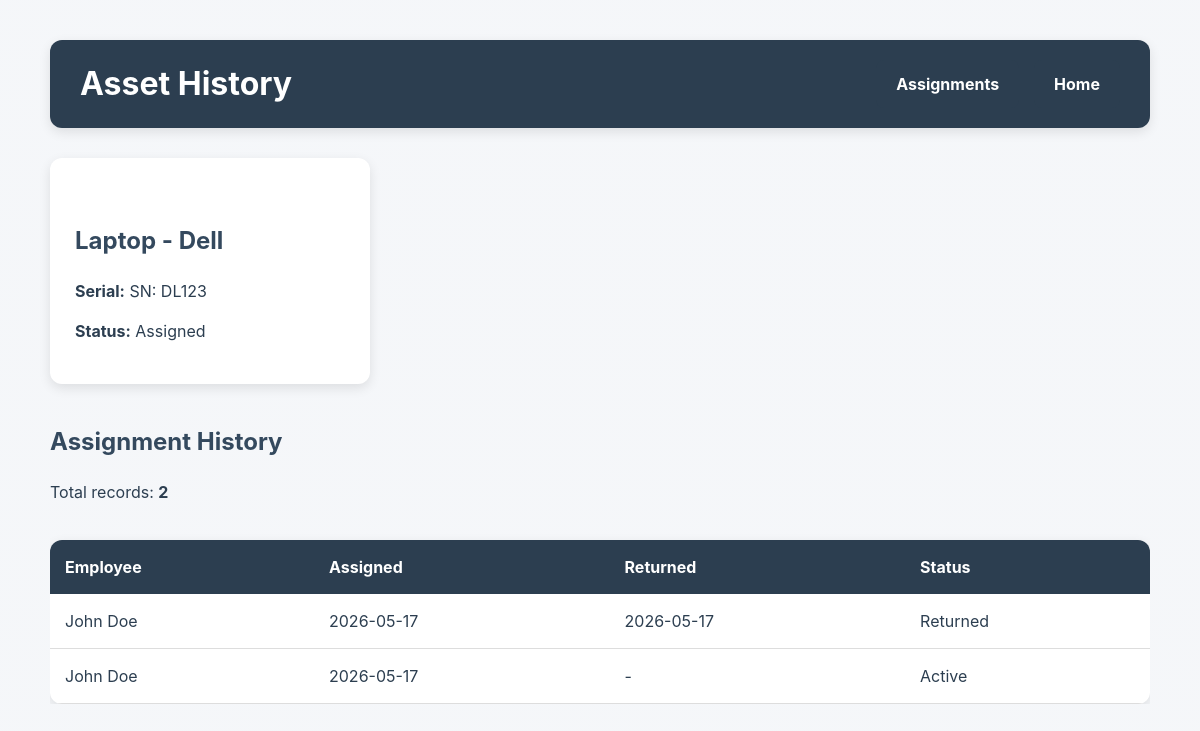
Before: /asset/1 with the older database file.
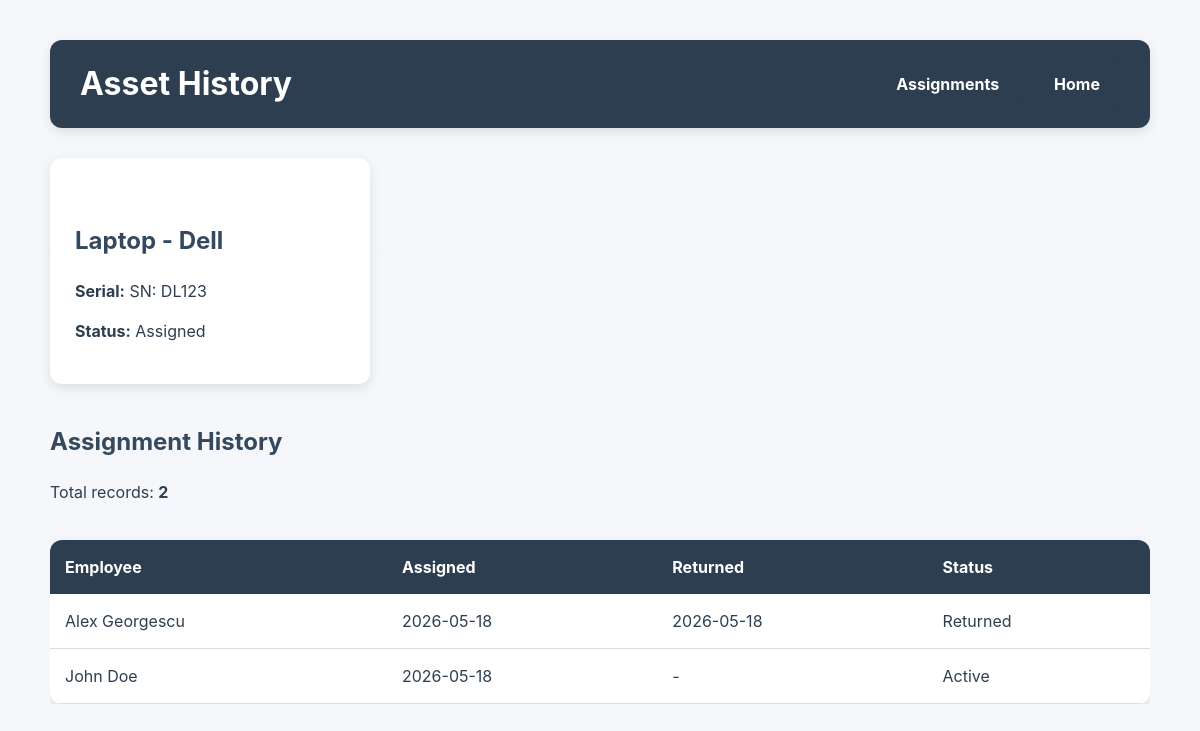
After: the same page with the newer database file.
### tables this page shows
CREATE TABLE assets (
                id INTEGER PRIMARY KEY AUTOINCREMENT,
                category TEXT NOT NULL,
                brand TEXT NOT NULL,
                serial_number TEXT UNIQUE NOT NULL,
                status TEXT NOT NULL DEFAULT 'Available',
                purchase_date TEXT
            );

CREATE TABLE assignments (
                id INTEGER PRIMARY KEY AUTOINCREMENT,
                asset_id INTEGER NOT NULL,
                employee_id INTEGER NOT NULL,
                assigned_date TEXT NOT NULL,
                returned_date TEXT,
                status TEXT NOT NULL DEFAULT 'Active',

                FOREIGN KEY (asset_id)
                    REFERENCES assets(id),

                FOREIGN KEY (employee_id)
                    REFERENCES employees(id)
            );

### routes/assignments.py (the view)
    @app.route("/asset/<int:asset_id>")
    def asset_history(asset_id):
        history = get_asset_history(asset_id)
        asset = get_asset_details(asset_id)
        return render_template(
            "assignments/history.html",
            history=history,
            asset=asset
        )

### models/asset.py (called while the page is built)
    def full_name(self):
        return f"{self.category} - {self.brand}"

    def serial(self):
        return f"SN: {self.serial_number}"

### models/employee.py (called while the page is built)
    def full_name(self):
        return f"{self.first_name} {self.last_name}"

### services/assignments.py (called while the page is built)
def get_asset_details(asset_id):
    with sqlite3.connect(DB_PATH) as conn:
        conn.row_factory = sqlite3.Row
        cursor = conn.cursor()
        cursor.execute("""
            SELECT *
            FROM assets
            WHERE id = ?
        """, (asset_id,))
        row = cursor.fetchone()
    if row:
        return Asset(
            row["id"],
            row["category"],
            row["brand"],
            row["serial_number"],
            row["status"]
        )
    return None

### templates/assignments/history.html (shortened to what this page needs)
<!DOCTYPE html>
<html lang="en">
<head>
    <link rel="stylesheet"
          href="{{ url_for('static', filename='style.css') }}">
</head>
<body>
<div class="container">
    <div class="page-header">
        <h1>Asset History</h1>
        <div class="header-buttons">
            <a href="{{ url_for('list_assignments') }}"
               class="btn">
                Assignments
            </a>
            <a href="{{ url_for('home') }}"
               class="btn">
                Home
            </a>
        </div>
    </div>
    {% if asset %}
        <section class="asset-info">
            <h2>
                {{ asset.full_name() }}
            </h2>
            <p>
                <strong>Serial:</strong>
                {{ asset.serial() }}
            </p>
            <p>
                <strong>Status:</strong>
                {{ asset.status }}
            </p>
        </section>
        <section class="content-section">
            <h2>Assignment History</h2>
            <p>
                Total records:
                <strong>{{ history|length }}</strong>
            </p>
            {% if history %}
                <div class="table-wrapper">
                    <table>
                        <thead>
                            <tr>
                                <th>Employee</th>
                                <th>Assigned</th>
                                <th>Returned</th>
                                <th>Status</th>
                            </tr>
                        </thead>
                        <tbody>
                            {% for row in history %}
                            <tr>
                                <td>
                                    {{ row["employee"].full_name() }}
                                </td>
                                <td>
                                    {{ row["assigned_date"] }}
                                </td>
                                <td>
                                    {{ row["returned_date"] or "-" }}
                                </td>
                                <td>
                                    {{ row["status"] }}
                                </td>
                            </tr>
                            {% endfor %}
                        </tbody>
                    </table>
                </div>
            {% else %}
                <p>
                    No assignment history found.
                </p>
            {% endif %}
        </section>
    {% else %}
        <div class="flash-message flash-error">
            Asset not found.
        </div>
    {% endif %}
</div>
</body>
</html>

### design/style.css (style rules this page uses)
:root { --color-primary: #2c3e50; --color-primary-light: #34495e; --color-background: #f4f6f9; --color-surface: #ffffff; --color-border: #dcdfe3; --color-success-bg: #d4edda; --color-success-text: #155724; --color-error-bg: #f8d7da; --color-error-text: #721c24; --color-warning-bg: #fff3cd; --color-warning-text: #856404; --shadow-sm: 0 2px 8px rgba(0, 0, 0, 0.08); --shadow-md: 0 4px 12px rgba(0, 0, 0, 0.10); --radius-sm: 8px; --radius-md: 12px; --transition-fast: 0.2s ease; }
* { box-sizing: border-box; }
body { font-family: Inter, -apple-system, BlinkMacSystemFont, "Segoe UI", sans-serif; line-height: 1.5; background-image: linear-gradient( rgba(244, 246, 249, 0.92), rgba(244, 246, 249, 0.92) ), url("https://images.unsplash.com/photo-1497366754035-f200968a6e72?q=80&w=1600&auto=format&fit=crop"); background-size: cover; background-position: center; background-attachment: fixed; margin: 0; padding: 40px; color: var(--color-primary); }
.container { max-width: 1100px; margin: auto; }
h1 { color: var(--color-primary); margin-bottom: 10px; }
h2 { color: var(--color-primary-light); margin-top: 40px; }
.btn, button { display: inline-block; background-color: var(--color-primary); color: white; padding: 12px 20px; border: none; border-radius: var(--radius-sm); text-decoration: none; font-weight: bold; cursor: pointer; transition: background-color var(--transition-fast), transform var(--transition-fast), box-shadow var(--transition-fast); }
.table-wrapper { overflow-x: auto; }
table { width: 100%; border-collapse: collapse; background: var(--color-surface); border-radius: var(--radius-md); overflow: hidden; box-shadow: var(--shadow-md); margin-top: 20px; }
table th { background-color: var(--color-primary); color: white; padding: 15px; text-align: left; }
table td { padding: 15px; border-bottom: 1px solid #ddd; }
.page-header { display: flex; justify-content: space-between; align-items: center; gap: 20px; margin-bottom: 30px; background-color: var(--color-primary); padding: 20px 30px; border-radius: var(--radius-md); box-shadow: var(--shadow-md); }
.page-header h1 { margin: 0; color: white; }
.header-buttons { display: flex; gap: 15px; flex-wrap: wrap; }
.asset-info { background: var(--color-surface); padding: 25px; border-radius: var(--radius-md); box-shadow: var(--shadow-md); width: 320px; max-width: 100%; margin-bottom: 30px; }

Changed rows visible on the page:
no longer on this page (row edited): assignments: employee.full_name "John Doe", assigned_date "2026-05-17", row "-", status "Active"
changed assignments "Returned": employee.full_name "John Doe" → "Alex Georgescu"; assigned_date "2026-05-17" → "2026-05-18"; returned_date "2026-05-17" → "2026-05-18"
added assignments: employee.full_name "John Doe", assigned_date "2026-05-18", row "-", status "Active"
